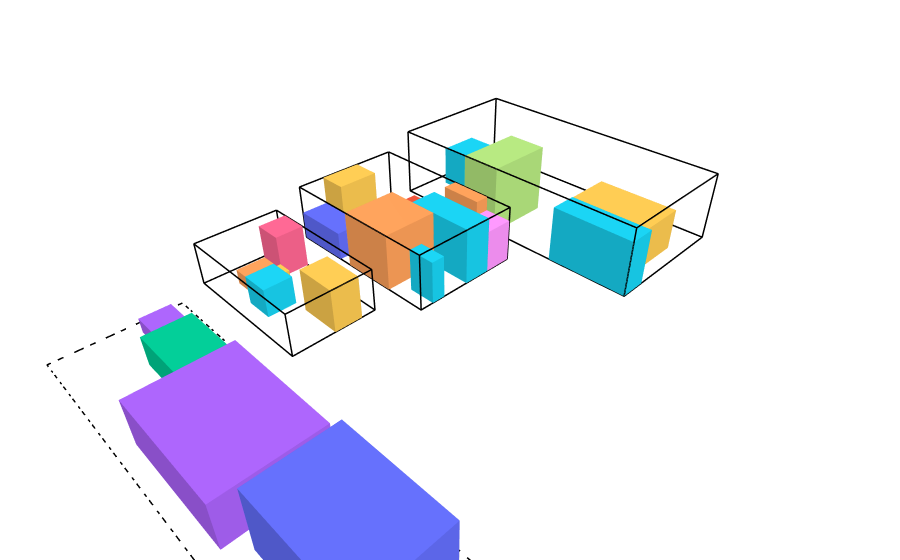
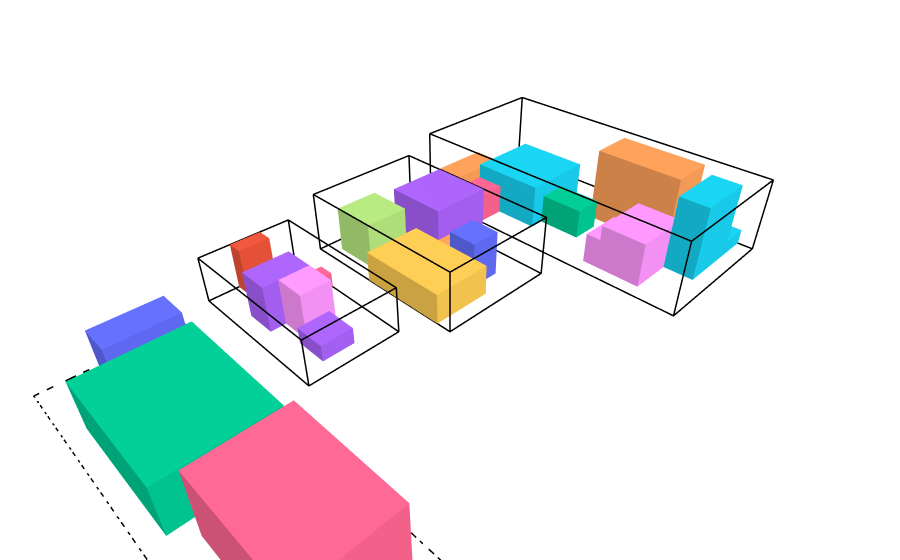
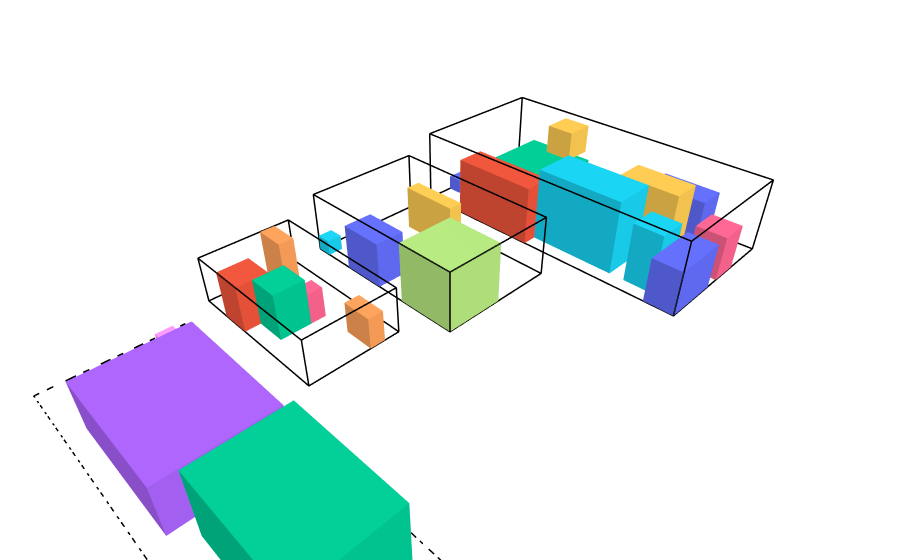

The notebook cell saved with these charts, in order:
### Markdown cell above
Berikut hasil penyelesaiannya serta visualisasinya.

### Code cell
for result in results_1:
   print(result)
   draw_state(result.final_state)
